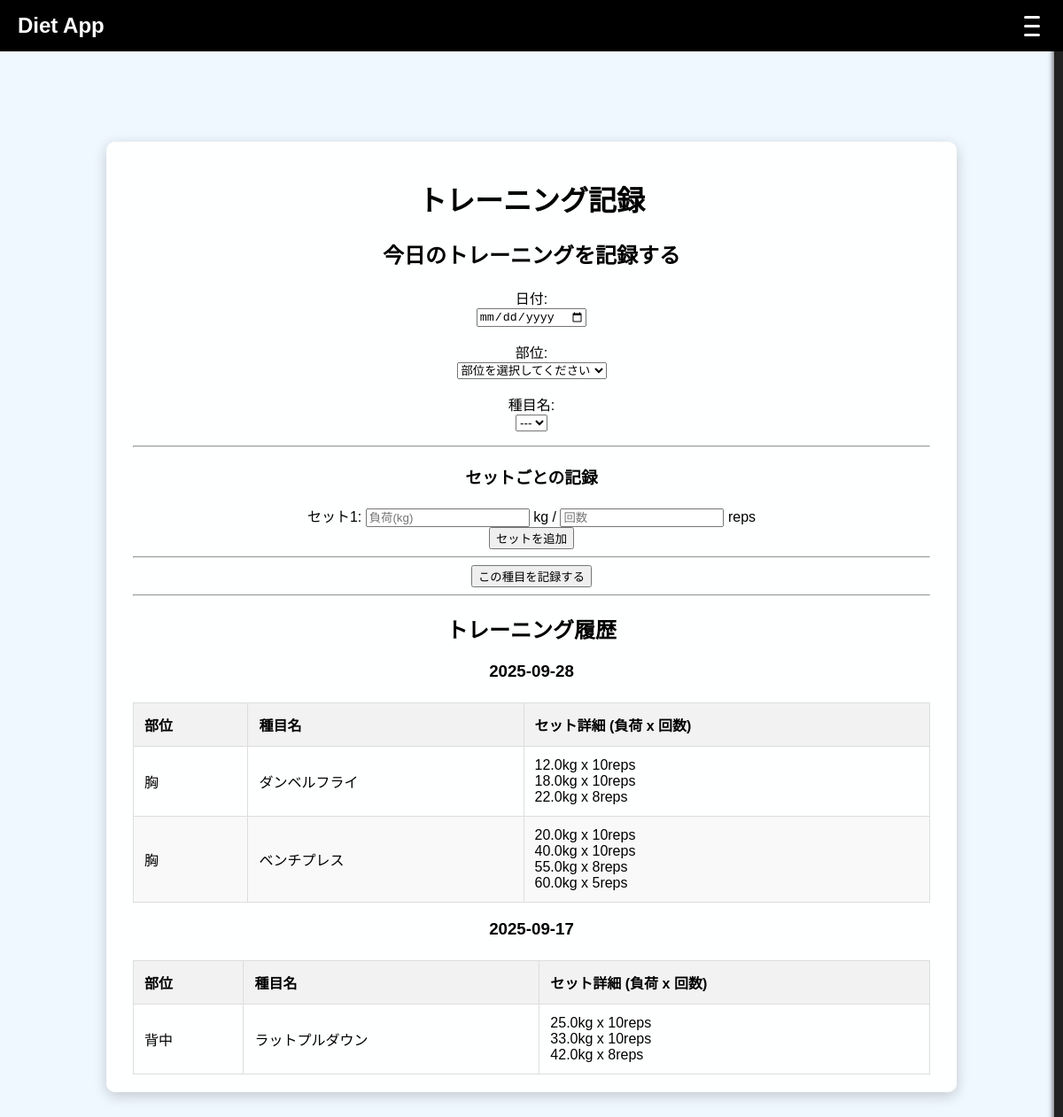
The app's page /training with its own data.
### tables this page shows
CREATE TABLE training_sessions (
    id INTEGER PRIMARY KEY AUTOINCREMENT,
    date TEXT NOT NULL,
    part TEXT NOT NULL,
    event TEXT NOT NULL,
    created_at TIMESTAMP DEFAULT CURRENT_TIMESTAMP
);

CREATE TABLE training_sets (
    id INTEGER PRIMARY KEY AUTOINCREMENT,
    session_id INTEGER NOT NULL, /* どのセッションに属するかを示すID */
    set_number INTEGER NOT NULL,   /* セット番号 */
    weight REAL NOT NULL,          /* 負荷(kg) */
    reps INTEGER NOT NULL,           /* Rep数 */
    FOREIGN KEY (session_id) REFERENCES training_sessions (id)
);

### app.py (the view, shortened to what this page needs)
@app.route('/training', methods=['GET', 'POST'])
def training_page():
    db = get_db()
    sessions = db.execute('SELECT * FROM training_sessions ORDER BY date DESC, id DESC').fetchall()
    sessions_with_sets = []
    for session in sessions:
        session_dict = dict(session) # 辞書に変換
        sets = db.execute(
            'SELECT * FROM training_sets WHERE session_id = ? ORDER BY set_number ASC',
            (session['id'],)
        ).fetchall()
        session_dict['sets'] = sets # 辞書にセット情報を追加
        sessions_with_sets.append(session_dict)
    return render_template('training.html', sessions=sessions_with_sets)

### app.py (called while the page is built)
def get_db():
    if 'db' not in g:
        g.db = sqlite3.connect(
            app.config['DATABASE'],
            detect_types=sqlite3.PARSE_DECLTYPES
        )
        g.db.row_factory = sqlite3.Row
    return g.db

### templates/training.html (shortened to what this page needs)
{% extends 'layout.html' %}
{% block body_attributes %}
    class="page-background" style="background-image: url('https://images.unsplash.com/photo-1599058917212-d750089bc07e?q=80&w=2069');"
{% endblock %}
{% block content %}
<div class="content-wrapper">
    <h1>トレーニング記録</h1>
    <section>
        <h2>今日のトレーニングを記録する</h2>
        <form action="{{ url_for('training_page') }}" method="post">
            <p>
                <label for="date">日付:</label><br>
                <input type="date" id="date" name="date" required>
            </p>
            <p>
                <label for="part">部位:</label><br>
                <select id="part" name="part" required>
                    <option value="">部位を選択してください</option>
                </select>
            </p>
            <p>
                <label for="event">種目名:</label><br>
                <select id="event" name="event" required>
                    <option value="">---</option>
                    </select>
            </p>
            <hr>
            <h3>セットごとの記録</h3>
            <div id="sets-container">
                <div class="set-row">
                    <span>セット1:</span>
                    <input type="number" name="weight_1" placeholder="負荷(kg)" step="0.5" required> kg /
                    <input type="number" name="reps_1" placeholder="回数" required> reps
                </div>
            </div>
            <button type="button" id="add-set-btn">セットを追加</button>
            <hr>
            <button type="submit">この種目を記録する</button>
        </form>
    </section>
    <hr>
    <section>
        <h2>トレーニング履歴</h2>
        {% for session_group in sessions | groupby('date') | sort(reverse=True, attribute='grouper') %}
            <h3>{{ session_group.grouper }}</h3>
            <table class="data-table">
                <thead>
                    <tr>
                        <th>部位</th>
                        <th>種目名</th>
                        <th>セット詳細 (負荷 x 回数)</th>
                    </tr>
                </thead>
                <tbody>
                    {% for item in session_group.list %}
                    <tr>
                        <td>{{ item.part }}</td>
                        <td>{{ item.event }}</td>
                        <td>
                            {% for set in item.sets %}
                                <span>{{ set.weight }}kg x {{ set.reps }}reps</span><br>
                            {% endfor %}
                        </td>
                    </tr>
                    {% endfor %}
                </tbody>
            </table>
        {% else %}
            <p>まだトレーニングの記録がありません。</p>
        {% endfor %}
    </section>
</div>
{% endblock %}

### templates/layout.html (shortened to what this page needs)
<!DOCTYPE html>
<html lang="ja">
<head>
    <link rel="stylesheet" href="{{ url_for('static', filename='css/style.css') }}">
</head>
<body {% block body_attributes %}{% endblock %}>
    <header class="main-header">
        <a href="{{ url_for('index') }}" class="site-title">Diet App</a>
        <button class="hamburger-menu">
            <span class="bar"></span>
            <span class="bar"></span>
            <span class="bar"></span>
        </button>
    </header>
    <nav class="slide-nav">
    </nav>
    <main>
        {% block content %}{% endblock %}
    </main>
</body>
</html>

### static/css/style.css (style rules this page uses)
body { font-family: sans-serif; background-color: #f0f8ff; text-align: center; padding: 2em; }
a { text-decoration: none; color: inherit; }
.main-header { background-color: black; color: white; padding: 15px 20px; display: flex; justify-content: space-between; align-items: center; position: fixed; width: 100%; top: 0; left: 0; z-index: 1000; box-sizing: border-box; }
.site-title { font-size: 1.5em; font-weight: bold; }
.hamburger-menu { width: 30px; height: 25px; display: flex; flex-direction: column; justify-content: space-between; cursor: pointer; background: none; border: none; }
.hamburger-menu .bar { width: 100%; height: 3px; background-color: white; border-radius: 2px; }
.slide-nav { position: fixed; top: 0; right: -280px; width: 250px; height: 100%; background-color: #222; color: white; padding: 20px; box-shadow: -2px 0 5px rgba(0,0,0,0.5); transition: right 0.3s ease-in-out; z-index: 999; }
main { padding-top: 60px; }
.page-background { background-size: cover ; background-position: center; background-attachment: fixed; padding-top: 60px; }
.content-wrapper { max-width: 900px; margin: 2em auto; padding: 20px 30px; background-color: rgba(255,255,255,0.92); border-radius: 10px; box-shadow: 0 4px 15px rgba(0,0,0,0.2); }
.data-table { width: 100%; border-collapse: collapse; margin-top: 1.5em; }
.data-table th, .data-table td { border: 1px solid #ddd; padding: 12px; text-align: left; }
.data-table th { background-color: #f2f2f2; }
.data-table tr:nth-child(even) { background-color: #f9f9f9; }

### records on screen
training_sessions: grouper "2025-09-28", part "胸", event "ダンベルフライ"
training_sets: weight "12.0", reps "10"
training_sets: weight "18.0", reps "10"
training_sets: weight "22.0", reps "8"
training_sessions: part "胸", event "ベンチプレス"
training_sets: weight "20.0", reps "10"
training_sets: weight "40.0", reps "10"
training_sets: weight "55.0", reps "8"
training_sets: weight "60.0", reps "5"
training_sessions: grouper "2025-09-17", part "背中", event "ラットプルダウン"
training_sets: weight "25.0", reps "10"
training_sets: weight "33.0", reps "10"
training_sets: weight "42.0", reps "8"
